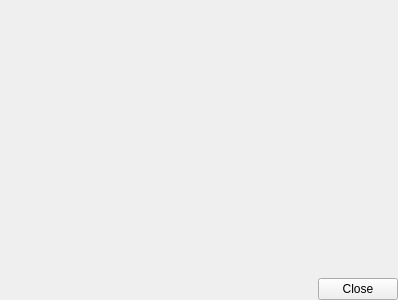
<ui version="4.0" >
 <class>Widget</class>
 <widget class="QWidget" name="Widget" >
  <property name="geometry" >
   <rect>
    <x>0</x>
    <y>0</y>
    <width>398</width>
    <height>300</height>
   </rect>
  </property>
  <property name="windowTitle" >
   <string>Widget</string>
  </property>
  <layout class="QGridLayout" >
   <property name="margin" >
    <number>0</number>
   </property>
   <property name="spacing" >
    <number>3</number>
   </property>
   <item row="1" column="1" >
    <widget class="QPushButton" name="closeButton" >
     <property name="text" >
      <string>Close</string>
     </property>
    </widget>
   </item>
   <item row="1" column="0" >
    <spacer>
     <property name="orientation" >
      <enum>Qt::Horizontal</enum>
     </property>
     <property name="sizeHint" >
      <size>
       <width>241</width>
       <height>20</height>
      </size>
     </property>
    </spacer>
   </item>
   <item row="0" column="0" colspan="2" >
    <widget class="QWidget" native="1" name="blankWidget" />
   </item>
  </layout>
 </widget>
 <resources/>
 <connections/>
</ui>
